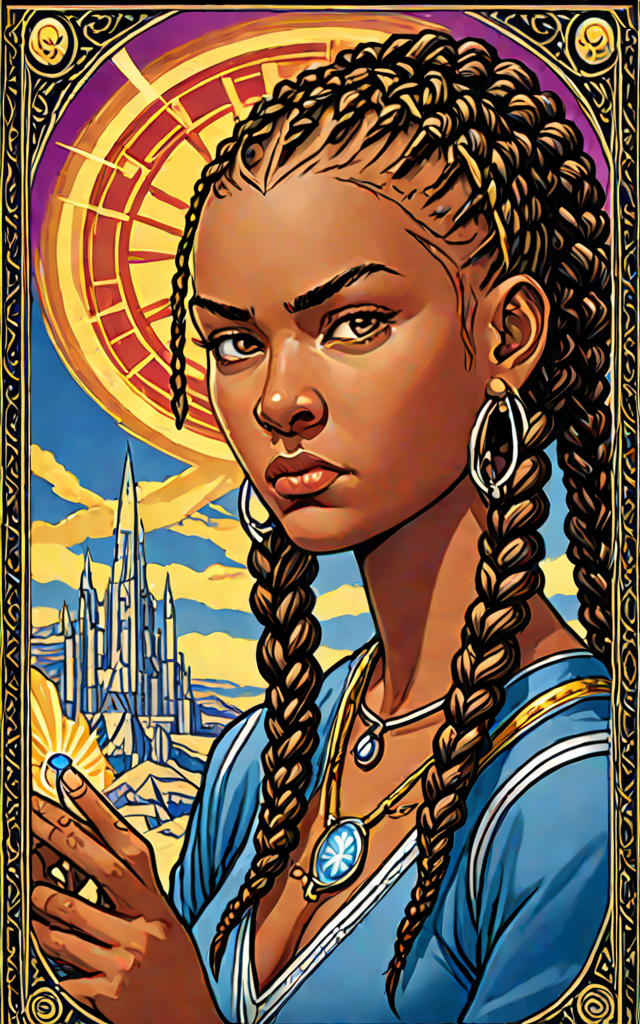
#> input picture example/example_images/img_2199.png, 640 x 1024 px
$ python -i main.py   (imports and definitions only)
#> lines starting #> are read from the running program, lines starting #| are printed output that depends on the picture
import os
import sys
import pygame
import threading
import random
import math
from PIL import Image, ImageEnhance, ImageFilter
from collections import deque
from concurrent.futures import ThreadPoolExecutor
from datetime import datetime

"""
Image Viewer Program

This program allows users to view images in a folder, navigate through them,
move or copy images to numbered subfolders, and delete images.

Usage:
    python main.py [folder_path]

If no folder_path is provided, the current working directory is used.
"""

from multiprocessing import Pool, cpu_count

# [86 lines left out: functions validate_image, load_images, move_or_copy_image, not called in this run]

class ImageCache:
    # [5 lines left out: function __init__, not called in this run]

    def _get_surface_size(self, surface):
        """Estimate memory usage of a pygame surface in bytes"""
        return surface.get_width() * surface.get_height() * 4  # 4 bytes per pixel (32-bit)

    # [30 lines left out: functions get, put, not called in this run]

def apply_random_effect(image):
    """Apply a random artistic effect to the image."""
    effects = [
        lambda img: img.filter(ImageFilter.EDGE_ENHANCE),
        lambda img: img.filter(ImageFilter.CONTOUR),
        lambda img: img.filter(ImageFilter.EMBOSS),
        lambda img: ImageEnhance.Color(img).enhance(random.uniform(0.0, 2.0)),
        lambda img: img.filter(ImageFilter.GaussianBlur(radius=random.uniform(0.5, 2.0))),
        lambda img: img.rotate(random.randint(-10, 10), expand=True),
    ]
    return random.choice(effects)(image)

# [59 lines left out: functions load_image_to_surface, display_image, not called in this run]

class ImagePreloader:
    def __init__(self, max_workers=2):
        self.executor = ThreadPoolExecutor(max_workers=max_workers)
        self.preload_queue = set()

    # [234 lines left out: functions preload_images, _preload_task, save_contact_sheet, create_mosaic, main, not called in this run]

# [2 lines not run here, left out]

>>> from PIL import Image
>>> picture = Image.open('example_images/img_2199.png')
#> picture is the input picture: PIL image 640x1024 RGB; mean R, G, B 120.4, 95.3, 71.8
>>> result = apply_random_effect(picture)
#> in apply_random_effect, `return random.choice(effects)(image)`:
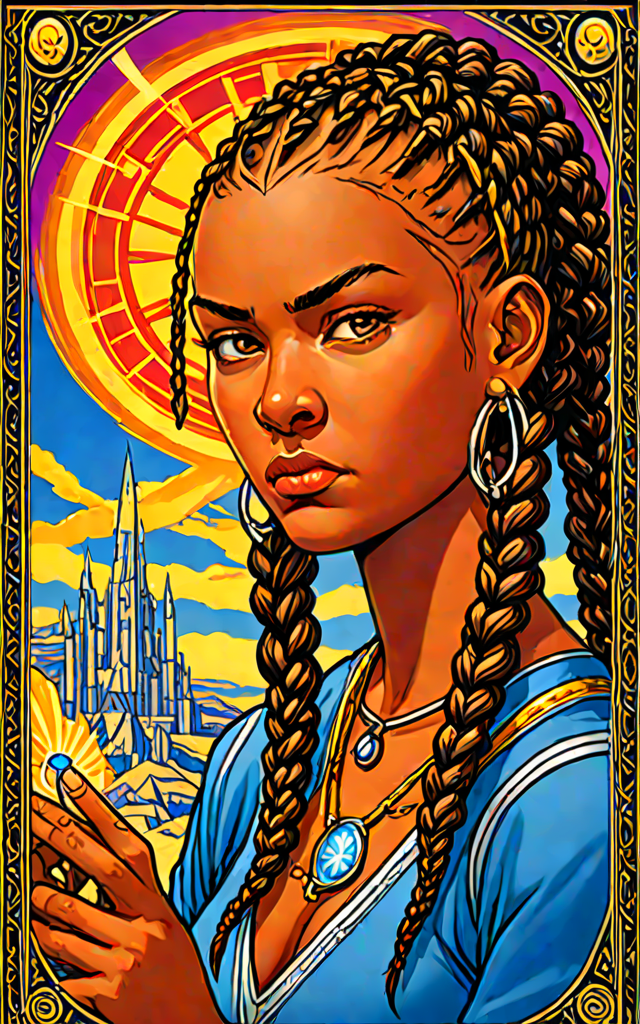
#> returned value: PIL image 640x1024 RGB; mean R, G, B 128.8, 92.4, 57.7

$ run again, on example/example_images/img_2200.png
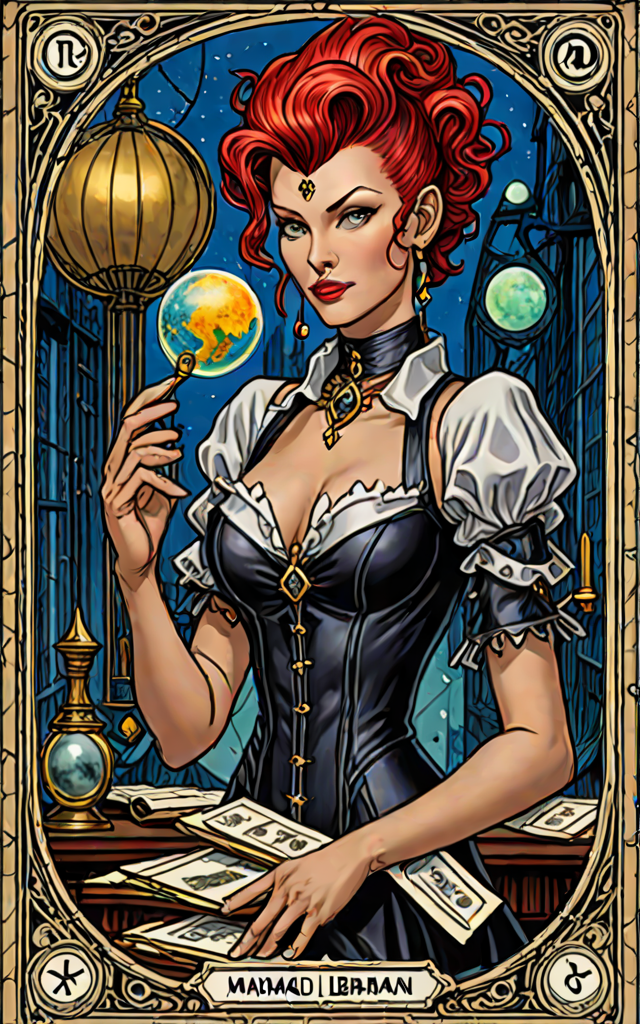
#> input picture example/example_images/img_2200.png, 640 x 1024 px
#> picture is the input picture: PIL image 640x1024 RGB; mean R, G, B 96.4, 86.2, 73.6
#> in apply_random_effect, `return random.choice(effects)(image)`:
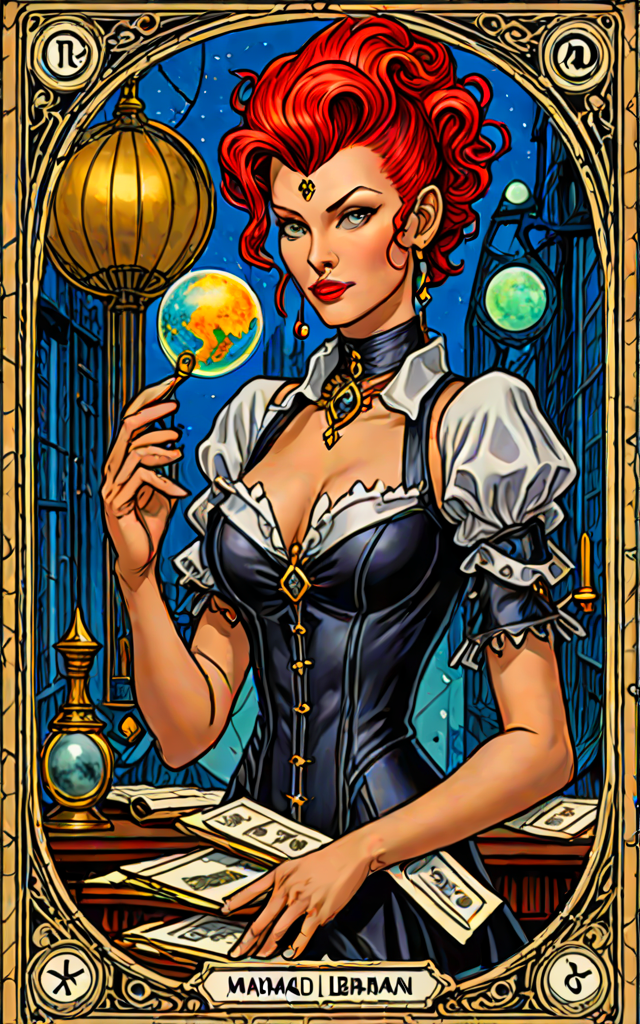
#> returned value: PIL image 640x1024 RGB; mean R, G, B 101.7, 85.1, 66.6

$ run again, on example/example_images/img_2201.png
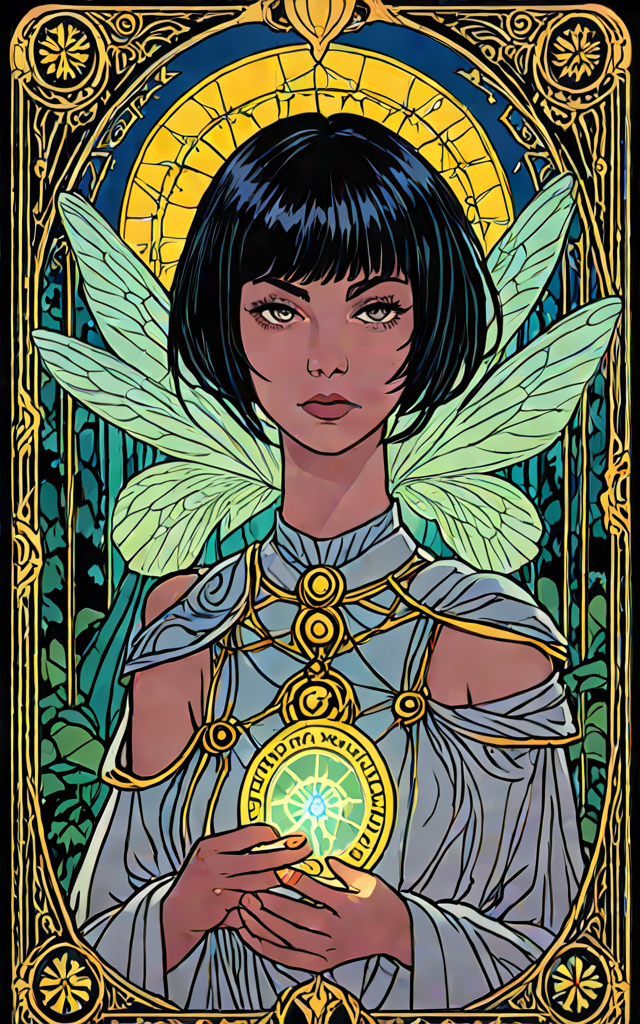
#> input picture example/example_images/img_2201.png, 640 x 1024 px
#> picture is the input picture: PIL image 640x1024 RGB; mean R, G, B 101.6, 102.4, 76.7
#> in apply_random_effect, `return random.choice(effects)(image)`:
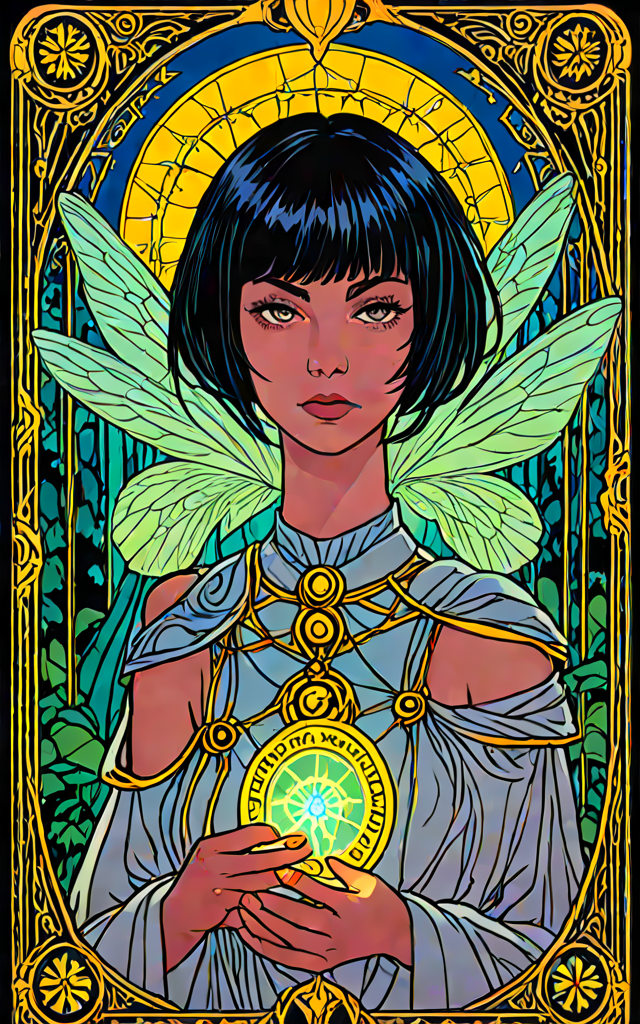
#> returned value: PIL image 640x1024 RGB; mean R, G, B 101.2, 103.7, 67.2

$ run again, on example/example_images/img_2202.png
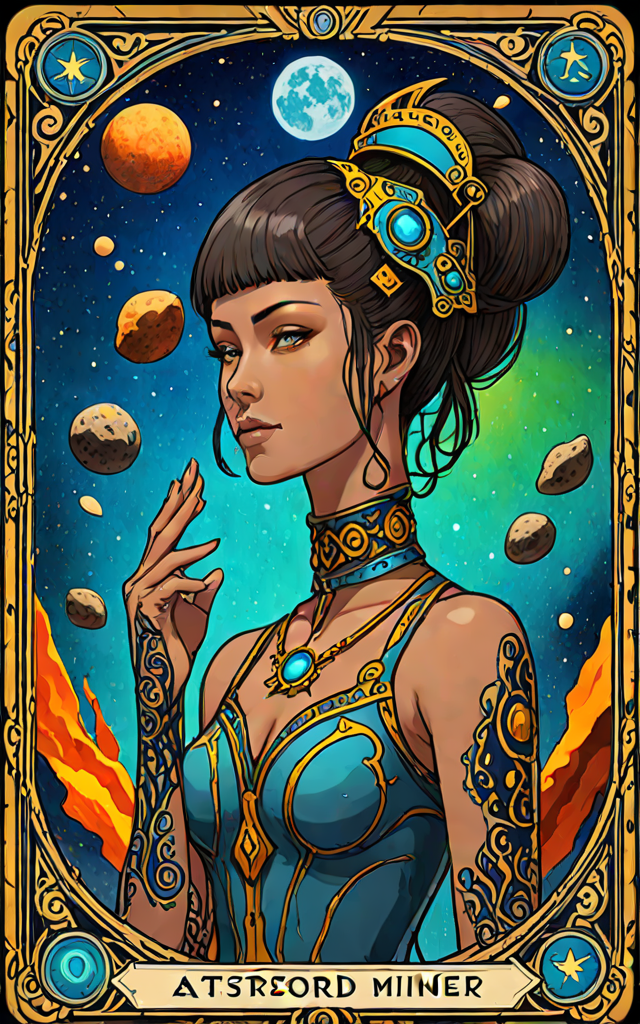
#> input picture example/example_images/img_2202.png, 640 x 1024 px
#> picture is the input picture: PIL image 640x1024 RGB; mean R, G, B 85.1, 93.7, 74.1
#> in apply_random_effect, `return random.choice(effects)(image)`:
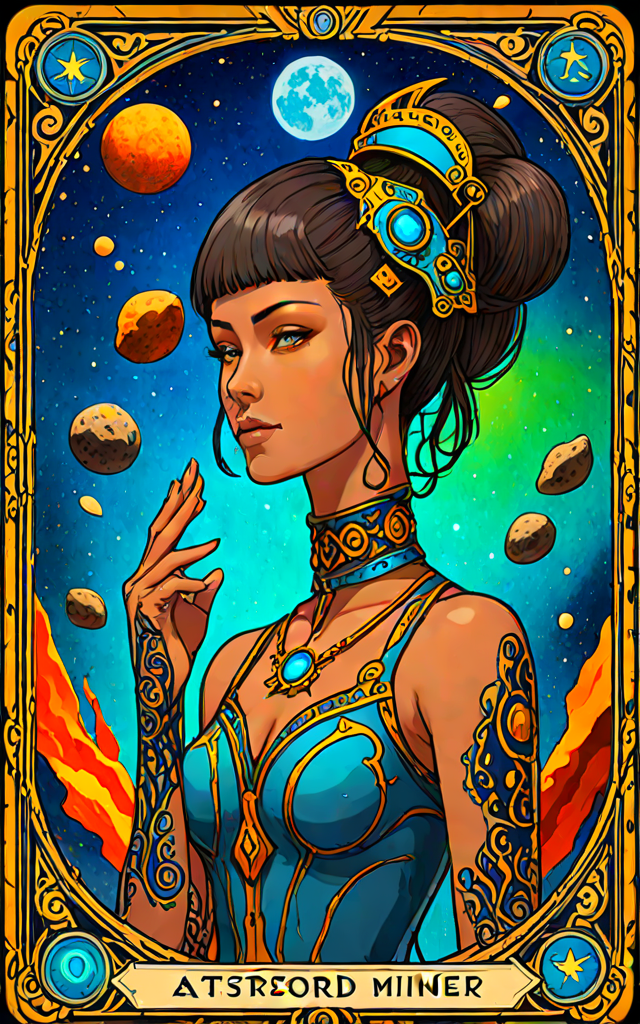
#> returned value: PIL image 640x1024 RGB; mean R, G, B 86.9, 95.7, 69.4
